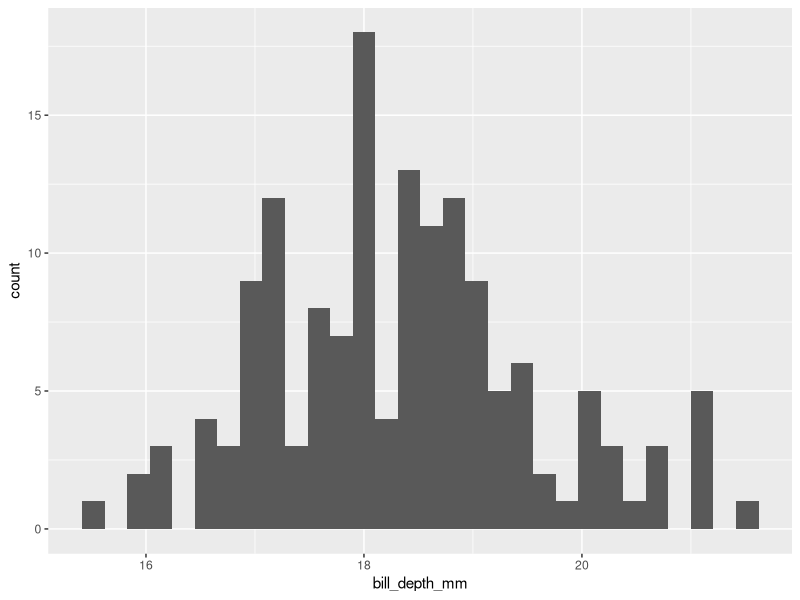
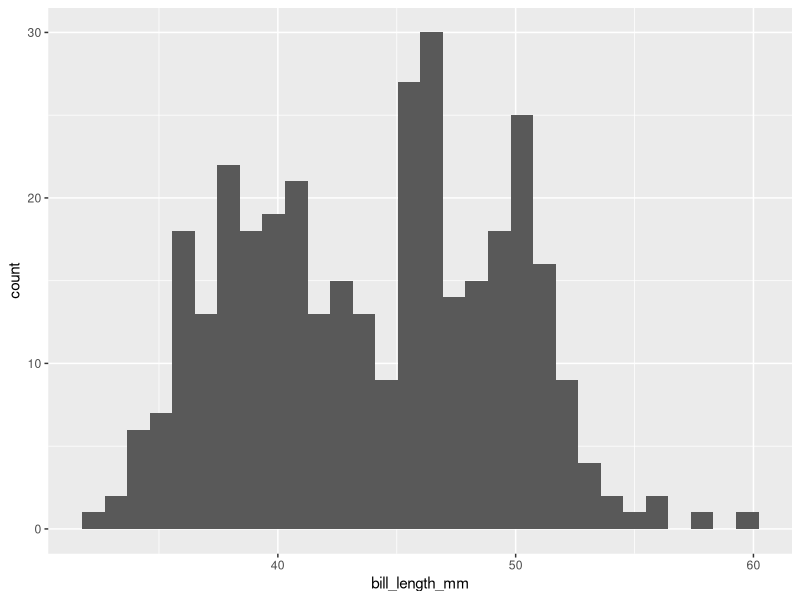

Reproduce these figures in R, in order.
## ---- chunk 1
library(tidyverse)
## ---- chunk 2
library(palmerpenguins)
peng_subset <- penguins |> filter(species == "Adelie")
peng_subset |> ggplot(aes(bill_depth_mm)) + geom_histogram()
## ---- chunk 3
penguins |> ggplot(aes(bill_length_mm)) + geom_histogram()
## ---- chunk 4

## ---- chunk 5
# read_csv("test-data.csv")
# read_csv("/Users/airwin/Dropbox/test-data.csv")
# read_csv(here::here("data-viz/tasks", "test-data.csv"))
## ---- chunk 6
model1 <- lm(body_mass_g ~ species, 
             data = penguins)  # delete bracket to see red X
summary(model1)
p1 <- penguins |> ggplot(aes(body_mass_g)) + geom_histogram()
## ---- chunk 7
penguins |> na.omit() |>
  group_by(species) |>
  summarize(mean_body_mass = mean(body_mass_g))
## ---- chunk 8
penguins_no_na <- penguins |> na.omit()
penguins_group <- penguins_no_na |> group_by(species)
penguins_group |> summarize(mean_body_mass = mean(body_mass_g))
